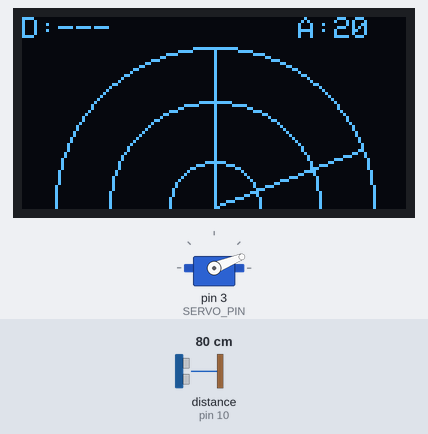
This sketch was run on a simulated Arduino Uno, built with avr-gcc and run on an emulated ATmega328P. Shown: 128×64 one-colour display, servo. Wiring (inferred from the names in the program): ultrasonic range finder: trigger pin 9; echo pin 10. The inputs (shaded band) are chosen by the test bench; at power-on: distance to the obstacle (sensor on pin 10) 80 cm. The echo pulse lasts 58.3 µs per cm.

Above: at 2.7 s.
2.8 s: distance to the obstacle (sensor on pin 10) set to 4 cm
At 3.4 s:
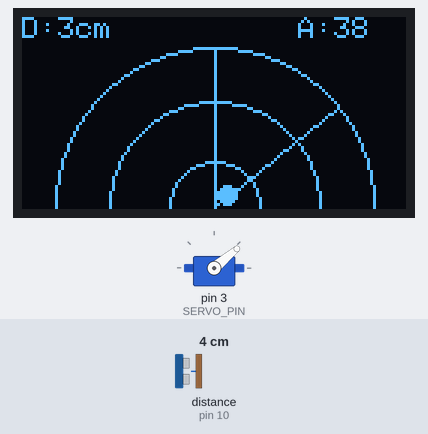
4.5 s: distance to the obstacle (sensor on pin 10) set to 250 cm
At 4.73 s:
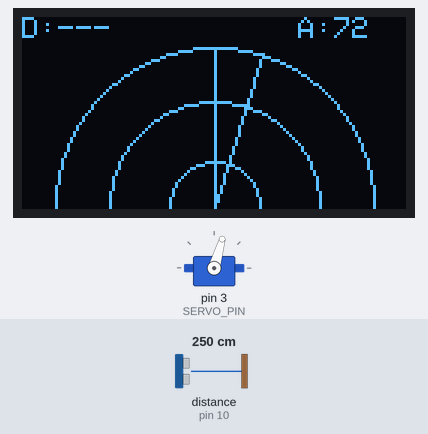
6.6 s: distance to the obstacle (sensor on pin 10) set to 2 cm
At 7.7 s:
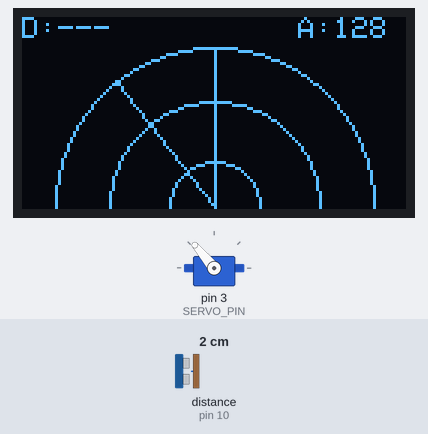
8.3 s: distance to the obstacle (sensor on pin 10) set to 5 cm
At 9.2 s:
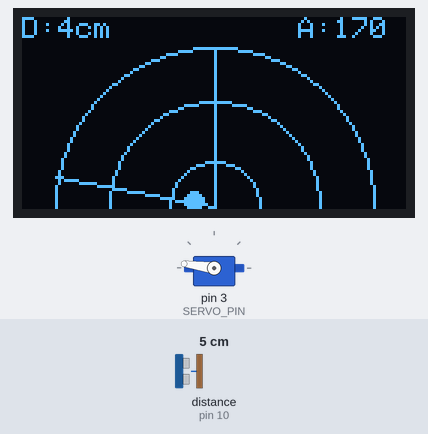
10.1 s: distance to the obstacle (sensor on pin 10) set to 27 cm
At 10.7 s:
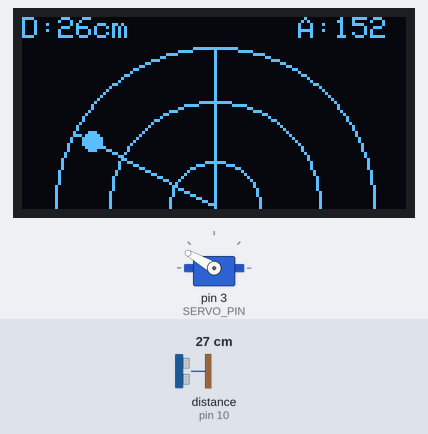
12.9 s: distance to the obstacle (sensor on pin 10) set to 33 cm
At 13.7 s:
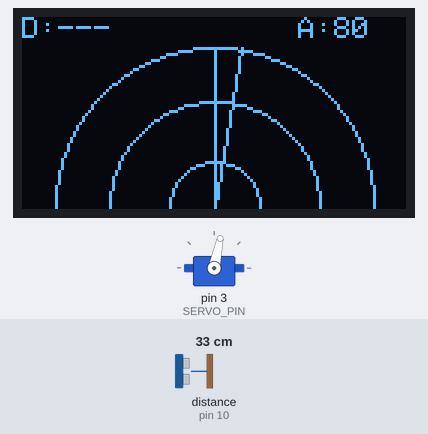
Timing chart, 0 to 16.9 s (numbered marks = the images above; inputs shaded):
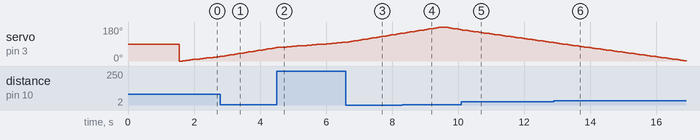

Measured:
- the behaviour switches between 3 and 4 cm on distance to the obstacle (sensor on pin 10) (found by bisection; images 3 and 4)
- the behaviour switches between 30 and 31 cm on distance to the obstacle (sensor on pin 10) (found by bisection; images 5 and 6)
- after the input at 2.8 s, the display: first changes after 0.06 s (image 1 shows a later state)
- after the input at 8.3 s, the display: first differs from a run without the input after 0.09 s (image 4 shows a later state)
- after the input at 12.9 s, the display: first differs from a run without the input after 0.08 s (image 6 shows a later state)

The sketch:

radar_ultrasonico.ino
```cpp
// --- LIBRERÍAS ---
#include <Wire.h>
#include <Adafruit_GFX.h>
#include <Adafruit_SSD1306.h>
#include <Servo.h>

// --- CONFIGURACIÓN DE LA PANTALLA OLED ---
#define SCREEN_WIDTH 128     // Ancho de la pantalla OLED en píxeles
#define SCREEN_HEIGHT 64     // Alto de la pantalla OLED en píxeles
#define OLED_RESET -1        // Pin de reset (usamos -1 si comparte el reset del Arduino)
#define SCREEN_ADDRESS 0x3C  // Dirección I2C estándar para pantallas de 128x64

Adafruit_SSD1306 display(SCREEN_WIDTH, SCREEN_HEIGHT, &Wire, OLED_RESET);

// --- CONFIGURACIÓN DEL SERVOMOTOR ---
Servo myServo;
#define SERVO_PIN 3          // Pin PWM donde está conectado el servo de 180°

// --- CONFIGURACIÓN DEL SENSOR ULTRASÓNICO ---
#define TRIG_PIN 9           // Pin de disparo (Trigger)
#define ECHO_PIN 10          // Pin de eco (Echo)
const int DISTANCIA_MAXIMA = 30; // Límite de detección en centímetros (ajuste de rango)

// --- VARIABLES GLOBALES ---
long duration;               // Tiempo de viaje del pulso ultrasónico
bool objetoDetectado = false;// Bandera para saber si hay intrusión en el rango
int ultimaDistancia = 0;     // Almacena la última distancia válida calculada

/*
 * Función: medirDistanciaFiltrada
 * --------------------------------
 * Realiza múltiples lecturas del sensor y aplica un filtro de mediana
 * (ordenamiento de burbuja) para eliminar el ruido y evitar falsos positivos.
 */
int medirDistanciaFiltrada() {
  const int muestras = 7;    // Número de lecturas por cada paso del servo
  int valores[muestras];
  int validas = 0;

  // Toma de muestras
  for (int i = 0; i < muestras; i++) {
    // Generar pulso de 10us en el Trig
    digitalWrite(TRIG_PIN, LOW);
    delayMicroseconds(2);
    digitalWrite(TRIG_PIN, HIGH);
    delayMicroseconds(10);
    digitalWrite(TRIG_PIN, LOW);

    // Leer el pulso de retorno con un timeout de 12ms
    duration = pulseIn(ECHO_PIN, HIGH, 12000);

    // Calcular distancia en cm (Velocidad del sonido: 0.034 cm/us)
    int dist = duration * 0.034 / 2;

    // Filtrar rangos no deseados o errores del sensor
    if (dist >= 3 && dist < DISTANCIA_MAXIMA) {
      valores[validas] = dist;
      validas++;
    }
    delay(2); // Pequeña pausa entre pulsos
  }

  // Si no hubo lecturas válidas, no hay objeto en el rango
  if (validas == 0) {
    objetoDetectado = false;
    ultimaDistancia = 0;
    return 0;
  }

  // Ordenamiento de burbuja (Bubble Sort) para encontrar la mediana
  for (int i = 0; i < validas - 1; i++) {
    for (int j = i + 1; j < validas; j++) {
      if (valores[j] < valores[i]) {
        int temp = valores[i];
        valores[i] = valores[j];
        valores[j] = temp;
      }
    }
  }

  // Extraer el valor central (mediana) para descartar picos de ruido
  int mediana = valores[validas / 2];

  objetoDetectado = true;
  ultimaDistancia = mediana;

  return mediana;
}

/*
 * Función: setup
 * ---------------
 * Configuración inicial de periféricos, pines y comunicación.
 */
void setup() {
  Serial.begin(115200);

  // Inicializar bus I2C a alta velocidad para gráficos fluidos
  Wire.begin();
  Wire.setClock(400000);

  // Inicializar pantalla OLED
  if (!display.begin(SSD1306_SWITCHCAPVCC, SCREEN_ADDRESS)) {
    Serial.println(F("Error: No se encontró la pantalla OLED"));
    while (1); // Detener el sistema si falla la pantalla
  }

  // Mostrar mensaje de bienvenida
  display.clearDisplay();
  display.setTextColor(SSD1306_WHITE);
  display.setTextSize(1);
  display.setCursor(20, 25);
  display.print("RADAR INICIANDO");
  display.display();
  delay(1500);

  // Configurar pines
  myServo.attach(SERVO_PIN);
  pinMode(TRIG_PIN, OUTPUT);
  pinMode(ECHO_PIN, INPUT);
}

/*
 * Función: loop
 * --------------
 * Ciclo principal. Realiza el barrido de ida y vuelta con el servo,
 * tomando mediciones y actualizando la interfaz en cada paso.
 */
void loop() {
  // Barrido de 0° a 180° (Ida)
  for (int pos = 0; pos <= 180; pos += 2) {
    myServo.write(pos);
    delay(15);                 // Dar tiempo al servo para alcanzar la posición
    medirDistanciaFiltrada();  // Actualizar lectura del sensor
    drawRadar(pos);            // Renderizar gráficos en la OLED
  }

  // Barrido de 180° a 0° (Vuelta)
  for (int pos = 180; pos >= 0; pos -= 2) {
    myServo.write(pos);
    delay(15);
    medirDistanciaFiltrada();
    drawRadar(pos);
  }
}

/*
 * Función: drawRadar
 * -------------------
 * Renderiza la interfaz gráfica en la OLED: arcos, líneas de barrido,
 * puntos de detección e información numérica (Distancia y Ángulo).
 */
void drawRadar(int angle) {
  display.clearDisplay();

  // Coordenadas del origen (centro inferior de la pantalla)
  int cx = 64;
  int cy = 63;
  int maxRadio = 53; // Radio máximo del radar en píxeles

  // Dibujar semicírculos estáticos del radar
  display.drawCircle(cx, cy, 15, SSD1306_WHITE);
  display.drawCircle(cx, cy, 35, SSD1306_WHITE);
  display.drawCircle(cx, cy, maxRadio, SSD1306_WHITE);

  // Línea horizontal base
  display.drawLine(cx, cy, cx, cy - maxRadio, SSD1306_WHITE);

  // Convertir el ángulo actual a radianes para cálculos trigonométricos
  float rad = radians(angle);

  // Calcular el punto final de la línea de barrido
  int sx = cx + (maxRadio * cos(rad));
  int sy = cy - (maxRadio * sin(rad));

  // Dibujar la línea de escaneo actual
  display.drawLine(cx, cy, sx, sy, SSD1306_WHITE);

  // Si se detectó un obstáculo en el rango válido, dibujar un punto
  if (objetoDetectado && ultimaDistancia > 0) {
    // Mapear la distancia física (cm) a la escala de la pantalla (píxeles)
    float escala = (float)maxRadio / DISTANCIA_MAXIMA;
    int xObj = cx + (ultimaDistancia * cos(rad) * escala);
    int yObj = cy - (ultimaDistancia * sin(rad) * escala);

    // Renderizar la intrusión
    display.fillCircle(xObj, yObj, 3, SSD1306_WHITE);
  }

  // --- IMPRESIÓN DE TEXTOS EN PANTALLA ---
  display.setTextSize(1);

  // Esquina superior izquierda: Distancia
  display.setCursor(0, 0);
  display.print("D:");
  if (objetoDetectado) {
    display.print(ultimaDistancia);
    display.print("cm");
  } else {
    display.print("---");
  }

  // Esquina superior derecha: Ángulo
  display.setCursor(92, 0);
  display.print("A:");
  display.print(angle);

  // Enviar el buffer a la pantalla
  display.display();
}
```
